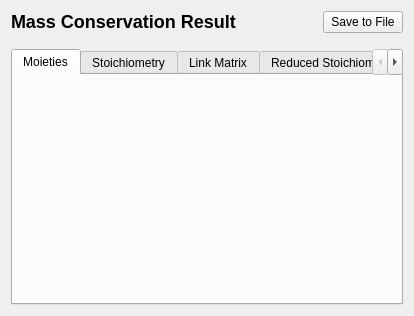
<?xml version="1.0" encoding="UTF-8"?>
<ui version="4.0">
<comment> Begin CVS Header </comment>
<comment>   $Source: /fs/turing/cvs/copasi_dev/copasi/UI/CQMoietiesTaskResult.ui,v $ </comment>
<comment>   $Revision: 1.8.2.1 $ </comment>
<comment>   $Name: Build-33 $ </comment>
<comment>   $Author: shoops $ </comment>
<comment>   $Date: 2011/01/26 13:15:45 $ </comment>
<comment> End CVS Header </comment>

<comment> Copyright (C) 2010 by Pedro Mendes, Virginia Tech Intellectual </comment>
<comment> Properties, Inc., University of Heidelberg, and The University </comment>
<comment> of Manchester. </comment>
<comment> All rights reserved. </comment>

 <class>CQMoietiesTaskResult</class>
 <widget class="CopasiWidget" name="CQMoietiesTaskResult">
  <property name="geometry">
   <rect>
    <x>0</x>
    <y>0</y>
    <width>414</width>
    <height>316</height>
   </rect>
  </property>
  <property name="windowTitle">
   <string>Mass Conservation Result Window</string>
  </property>
  <property name="caption" stdset="0">
   <string>Mass Conservation Result</string>
  </property>
  <layout class="QVBoxLayout" name="verticalLayout">
   <item>
    <layout class="QHBoxLayout" name="horizontalLayout">
     <item>
      <widget class="QLabel" name="mpLblResult">
       <property name="sizePolicy">
        <sizepolicy hsizetype="MinimumExpanding" vsizetype="Preferred">
         <horstretch>0</horstretch>
         <verstretch>0</verstretch>
        </sizepolicy>
       </property>
       <property name="text">
        <string>&lt;!DOCTYPE HTML PUBLIC &quot;-//W3C//DTD HTML 4.0//EN&quot; &quot;http://www.w3.org/TR/REC-html40/strict.dtd&quot;&gt;
&lt;html&gt;&lt;head&gt;&lt;meta name=&quot;qrichtext&quot; content=&quot;1&quot; /&gt;&lt;style type=&quot;text/css&quot;&gt;
p, li { white-space: pre-wrap; }
&lt;/style&gt;&lt;/head&gt;&lt;body style=&quot; font-family:'Lucida Grande'; font-size:13pt; font-weight:400; font-style:normal;&quot;&gt;
&lt;p style=&quot; margin-top:16px; margin-bottom:12px; margin-left:0px; margin-right:0px; -qt-block-indent:0; text-indent:0px;&quot;&gt;&lt;span style=&quot; font-size:x-large; font-weight:600;&quot;&gt;Mass Conservation Result&lt;/span&gt;&lt;/p&gt;&lt;/body&gt;&lt;/html&gt;</string>
       </property>
       <property name="wordWrap">
        <bool>false</bool>
       </property>
      </widget>
     </item>
     <item>
      <widget class="QPushButton" name="mpBtnSave">
       <property name="text">
        <string>Save to File</string>
       </property>
      </widget>
     </item>
    </layout>
   </item>
   <item>
    <spacer name="verticalSpacer">
     <property name="orientation">
      <enum>Qt::Vertical</enum>
     </property>
     <property name="sizeType">
      <enum>QSizePolicy::Fixed</enum>
     </property>
     <property name="sizeHint" stdset="0">
      <size>
       <width>20</width>
       <height>10</height>
      </size>
     </property>
    </spacer>
   </item>
   <item>
    <widget class="QTabWidget" name="mpTabWidget">
     <property name="sizePolicy">
      <sizepolicy hsizetype="Ignored" vsizetype="Preferred">
       <horstretch>0</horstretch>
       <verstretch>0</verstretch>
      </sizepolicy>
     </property>
     <property name="minimumSize">
      <size>
       <width>210</width>
       <height>180</height>
      </size>
     </property>
     <property name="currentIndex">
      <number>0</number>
     </property>
     <widget class="Q3Table" name="mpMoieties">
      <attribute name="title">
       <string>Moieties</string>
      </attribute>
     </widget>
     <widget class="CQArrayAnnotationsWidget" name="mpStoichiometry">
      <attribute name="title">
       <string>Stoichiometry</string>
      </attribute>
     </widget>
     <widget class="CQArrayAnnotationsWidget" name="mpLinkMatrix">
      <attribute name="title">
       <string>Link Matrix</string>
      </attribute>
     </widget>
     <widget class="CQArrayAnnotationsWidget" name="mpReducedStoichiometry">
      <attribute name="title">
       <string>Reduced Stoichiometry</string>
      </attribute>
     </widget>
    </widget>
   </item>
  </layout>
 </widget>
 <layoutdefault spacing="6" margin="11"/>
 <pixmapfunction>qPixmapFromMimeSource</pixmapfunction>
 <customwidgets>
  <customwidget>
   <class>Q3Frame</class>
   <extends>QFrame</extends>
   <header>Qt3Support/Q3Frame</header>
   <container>1</container>
  </customwidget>
  <customwidget>
   <class>Q3Table</class>
   <extends>Q3Frame</extends>
   <header>q3table.h</header>
  </customwidget>
  <customwidget>
   <class>CQArrayAnnotationsWidget</class>
   <extends>QWidget</extends>
   <header>CQArrayAnnotationsWidget.h</header>
  </customwidget>
  <customwidget>
   <class>CopasiWidget</class>
   <extends>QWidget</extends>
   <header>copasi/UI/copasiWidget.h</header>
   <container>1</container>
  </customwidget>
 </customwidgets>
 <includes>
  <include location="local" >copasi/UI/copasiWidget.h</include>
  <include location="local">CQArrayAnnotationsWidget.h</include>
 </includes>
 <resources/>
 <connections>
  <connection>
   <sender>mpBtnSave</sender>
   <signal>clicked()</signal>
   <receiver>CQMoietiesTaskResult</receiver>
   <slot>slotSave()</slot>
   <hints>
    <hint type="sourcelabel">
     <x>20</x>
     <y>20</y>
    </hint>
    <hint type="destinationlabel">
     <x>20</x>
     <y>20</y>
    </hint>
   </hints>
  </connection>
 </connections>
</ui>
